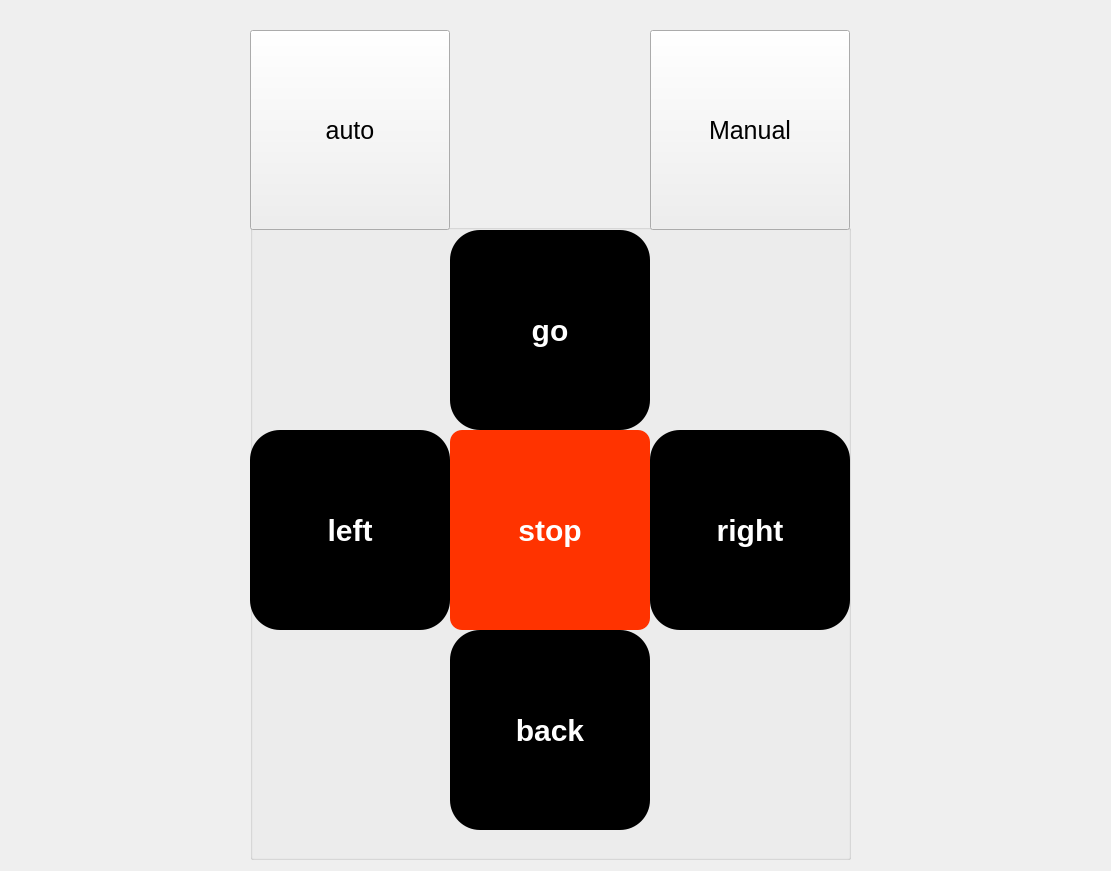
<?xml version="1.0" encoding="UTF-8"?>
<ui version="4.0">
 <class>Form</class>
 <widget class="QWidget" name="Form">
  <property name="geometry">
   <rect>
    <x>0</x>
    <y>0</y>
    <width>1111</width>
    <height>871</height>
   </rect>
  </property>
  <property name="windowTitle">
   <string>Form</string>
  </property>
  <widget class="QGroupBox" name="groupBox">
   <property name="geometry">
    <rect>
     <x>250</x>
     <y>210</y>
     <width>601</width>
     <height>650</height>
    </rect>
   </property>
   <property name="title">
    <string>GroupBox</string>
   </property>
   <widget class="QPushButton" name="back">
    <property name="geometry">
     <rect>
      <x>200</x>
      <y>420</y>
      <width>200</width>
      <height>200</height>
     </rect>
    </property>
    <property name="styleSheet">
     <string notr="true">QPushButton {
  background-color: #000000;
  color: white;
  border-radius: 30px;
  padding: 10px;
  font-weight: bold;
font-size : 30px;
}
QPushButton:hover {
  background-color: #9999ff;
font-size : 70px;
}
QPushButton:pressed {
  background-color: #9955ff;
font-size : 70px;
}</string>
    </property>
    <property name="text">
     <string>back</string>
    </property>
   </widget>
   <widget class="QPushButton" name="go">
    <property name="geometry">
     <rect>
      <x>200</x>
      <y>20</y>
      <width>200</width>
      <height>200</height>
     </rect>
    </property>
    <property name="styleSheet">
     <string notr="true">QPushButton {
  background-color: #000000;
  color: white;
  border-radius: 30px;
  padding: 10px;
  font-weight: bold;
font-size : 30px;
}
QPushButton:hover {
  background-color: #9999ff;
font-size : 70px;
}
QPushButton:pressed {
  background-color: #9955ff;
font-size : 70px;
}</string>
    </property>
    <property name="text">
     <string>go</string>
    </property>
   </widget>
   <widget class="QPushButton" name="stop">
    <property name="geometry">
     <rect>
      <x>200</x>
      <y>220</y>
      <width>200</width>
      <height>200</height>
     </rect>
    </property>
    <property name="styleSheet">
     <string notr="true">QPushButton {
  background-color: #ff3300;
  color: white;
  border-radius: 12px;
  padding: 10px;
  font-weight: bold;
 font-size: 30px;
}
QPushButton:hover {
  background-color: #ff0000;
 font-size: 70px;
}
QPushButton:pressed {
  background-color: #ff9900;
	font-size: 50px;
}</string>
    </property>
    <property name="text">
     <string>stop</string>
    </property>
   </widget>
   <widget class="QPushButton" name="left">
    <property name="geometry">
     <rect>
      <x>0</x>
      <y>220</y>
      <width>200</width>
      <height>200</height>
     </rect>
    </property>
    <property name="styleSheet">
     <string notr="true">QPushButton {
  background-color: #000000;
  color: white;
  border-radius: 30px;
  padding: 10px;
  font-weight: bold;
font-size : 30px;
}
QPushButton:hover {
  background-color: #9999ff;
font-size : 70px;
}
QPushButton:pressed {
  background-color: #9955ff;
font-size : 70px;
}</string>
    </property>
    <property name="text">
     <string>left</string>
    </property>
   </widget>
   <widget class="QPushButton" name="right">
    <property name="geometry">
     <rect>
      <x>400</x>
      <y>220</y>
      <width>200</width>
      <height>200</height>
     </rect>
    </property>
    <property name="minimumSize">
     <size>
      <width>0</width>
      <height>0</height>
     </size>
    </property>
    <property name="styleSheet">
     <string notr="true">QPushButton {
  background-color: #000000;
  color: white;
  border-radius: 30px;
  padding: 10px;
  font-weight: bold;
font-size : 30px;
}
QPushButton:hover {
  background-color: #9999ff;
font-size : 70px;
}
QPushButton:pressed {
  background-color: #9955ff;
font-size : 70px;
}</string>
    </property>
    <property name="text">
     <string>right</string>
    </property>
   </widget>
  </widget>
  <widget class="QPushButton" name="auto1">
   <property name="geometry">
    <rect>
     <x>250</x>
     <y>30</y>
     <width>200</width>
     <height>200</height>
    </rect>
   </property>
   <property name="styleSheet">
    <string notr="true">
font-size: 25px;
</string>
   </property>
   <property name="text">
    <string>auto</string>
   </property>
  </widget>
  <widget class="QPushButton" name="manual">
   <property name="geometry">
    <rect>
     <x>650</x>
     <y>30</y>
     <width>200</width>
     <height>200</height>
    </rect>
   </property>
   <property name="styleSheet">
    <string notr="true">font-size: 25px;</string>
   </property>
   <property name="text">
    <string>Manual</string>
   </property>
  </widget>
 </widget>
 <resources/>
 <connections/>
</ui>
